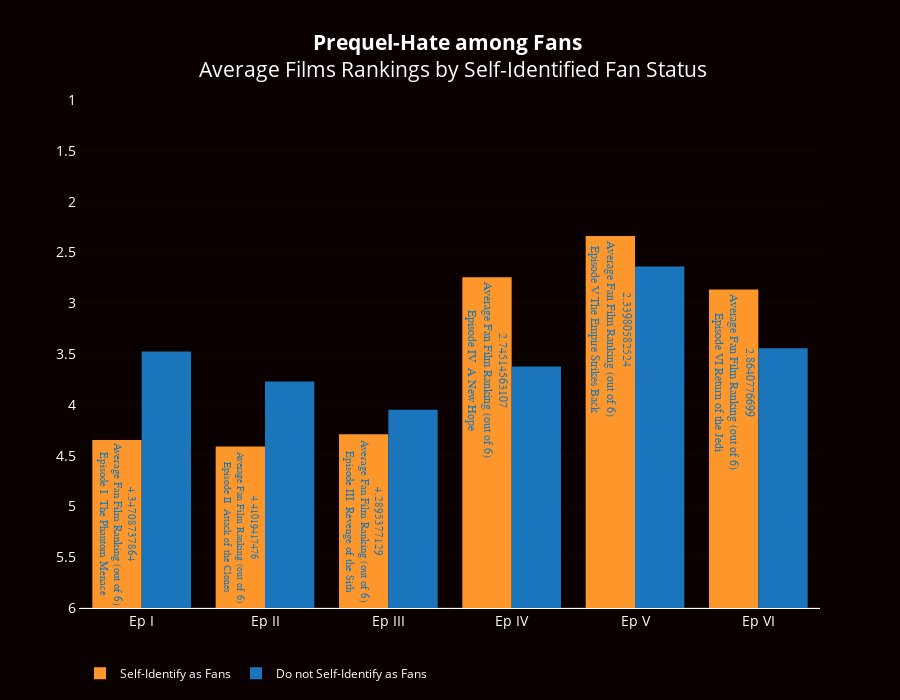

The notebook cell this image was saved under:
### Markdown cell above
There it is! Even though the prequels are uniformly disliked by fans and the original trilogy revered, the trend is not as strong among the non-fans. Non-fans tend to rank Episode I almost as highly on average as Episodes IV and VI.

But just as before, let's reconfigure and reconstruct the figure in plotly.

### Code cell
trace1 = go.Bar( #Fans bar
    name = 'Self-Identify as Fans',
    hoverinfo = 'text',
    x = xdata,
     textfont=dict(
        family='sans serif',
        size=18,
        color='#1f77b4'
    ),
    y = [6 - x for x in fan_ranking_means],
    text = [str(fan_ranking_means[x]) + '<br>Average Fan Film Ranking (out of 6)<br>' + list(ranking.columns)[x][9:] for x in range(6)], #
      marker=dict(
        color='fd972b'),

    opacity=1,
    width=.4,
)

trace2 = go.Bar( #Non-Fans
    name = 'Do not Self-Identify as Fans',
    hoverinfo = 'text',
    x = xdata,
     textfont=dict(
        family='sans serif',
        size=18,
        color='#1f77b4'
    ),
    y = [6 - x for x in non_fan_ranking_means], #recoding such that shorter is worse, taller better
    text = [str(non_fan_ranking_means[x]) + '<br>Average Non-Fan Film Ranking (out of 6)<br>' + list(ranking.columns)[x][9:] for x in range(6)], #hover text
      marker=dict(
        color='1a75bc'),

    opacity=1,
    width=.4,
)

data = [trace1, trace2]

layout = go.Layout( #make it look nice
    barmode='group',
    title='<b>Prequel-Hate among Fans</b> <br> Average Films Rankings by Self-Identified Fan Status',
    titlefont =dict(color='rgb(255,255,255)', 
                   size =21,
                   family = 'open sans'),          
    plot_bgcolor='rgba(10, 0, 0, 1)',
    paper_bgcolor ='rgba(10, 0, 0, 1)',
    height=700, 
    annotations=[ ],
    xaxis=dict(tickfont=dict(family='open sans', size=14,color='rgb(255,255,255)'), linecolor='rgb(255,255,255)', linewidth=1)
,
    yaxis=dict(range = [0, 5], tickvals = [0,.5,1,1.5,2,2.5,3,3.5,4, 4.5, 5],tickmode="array", ticktext = [6, 5.5, 5, 4.5, 4, 3.5, 3, 2.5, 2, 1.5, 1], tickfont=dict(family='open sans', size=14,color='rgb(255,255,255)'), linecolor ='rgb(0,0,0)', linewidth=0), #making the ticks match the inverted values to preserve proportionality
    legend=dict(orientation = 'h',font=dict(color='rgb(255,255,255)')),
)

fig = go.Figure(data=data, layout=layout)
iplot(fig) #plot it

### Figure 1 — Plotly figure (JSON) as saved in the notebook; plotly's stock layout.template omitted (floating-point values rounded to 4 significant figures)
{"data": [{"hoverinfo": "text", "marker": {"color": "fd972b"}, "name": "Self-Identify as Fans", "opacity": 1, "text": ["4.34708737864<br>Average Fan Film Ranking (out of 6)<br>Episode I  The Phantom Menace", "4.41019417476<br>Average Fan Film Ranking (out of 6)<br>Episode II  Attack of the Clones", "4.2895377129<br>Average Fan Film Ranking (out of 6)<br>Episode III  Revenge of the Sith", "2.74514563107<br>Average Fan Film Ranking (out of 6)<br>Episode IV  A New Hope", "2.33980582524<br>Average Fan Film Ranking (out of 6)<br>Episode V The Empire Strikes Back", "2.8640776699<br>Average Fan Film Ranking (out of 6)<br>Episode VI Return of the Jedi"], "textfont": {"color": "#1f77b4", "family": "sans serif", "size": 18}, "type": "bar", "width": 0.4, "x": ["Ep I", "Ep II", "Ep III", "Ep IV", "Ep V", "Ep VI"], "y": [1.653, 1.59, 1.71, 3.255, 3.66, 3.136]}, {"hoverinfo": "text", "marker": {"color": "1a75bc"}, "name": "Do not Self-Identify as Fans", "opacity": 1, "text": ["3.47540983607<br>Average Non-Fan Film Ranking (out of 6)<br>Episode I  The Phantom Menace", "3.77049180328<br>Average Non-Fan Film Ranking (out of 6)<br>Episode II  Attack of the Clones", "4.04918032787<br>Average Non-Fan Film Ranking (out of 6)<br>Episode III  Revenge of the Sith", "3.62295081967<br>Average Non-Fan Film Ranking (out of 6)<br>Episode IV  A New Hope", "2.6393442623<br>Average Non-Fan Film Ranking (out of 6)<br>Episode V The Empire Strikes Back", "3.44262295082<br>Average Non-Fan Film Ranking (out of 6)<br>Episode VI Return of the Jedi"], "textfont": {"color": "#1f77b4", "family": "sans serif", "size": 18}, "type": "bar", "width": 0.4, "x": ["Ep I", "Ep II", "Ep III", "Ep IV", "Ep V", "Ep VI"], "y": [2.525, 2.23, 1.951, 2.377, 3.361, 2.557]}], "layout": {"annotations": [], "barmode": "group", "height": 700, "legend": {"font": {"color": "rgb(255,255,255)"}, "orientation": "h"}, "paper_bgcolor": "rgba(10, 0, 0, 1)", "plot_bgcolor": "rgba(10, 0, 0, 1)", "title": "<b>Prequel-Hate among Fans</b> <br> Average Films Rankings by Self-Identified Fan Status", "titlefont": {"color": "rgb(255,255,255)", "family": "open sans", "size": 21}, "xaxis": {"linecolor": "rgb(255,255,255)", "linewidth": 1, "tickfont": {"color": "rgb(255,255,255)", "family": "open sans", "size": 14}}, "yaxis": {"linecolor": "rgb(0,0,0)", "linewidth": 0, "range": [0, 5], "tickfont": {"color": "rgb(255,255,255)", "family": "open sans", "size": 14}, "tickmode": "array", "ticktext": [6, 5.5, 5, 4.5, 4, 3.5, 3, 2.5, 2, 1.5, 1], "tickvals": [0, 0.5, 1, 1.5, 2, 2.5, 3, 3.5, 4, 4.5, 5]}}}
